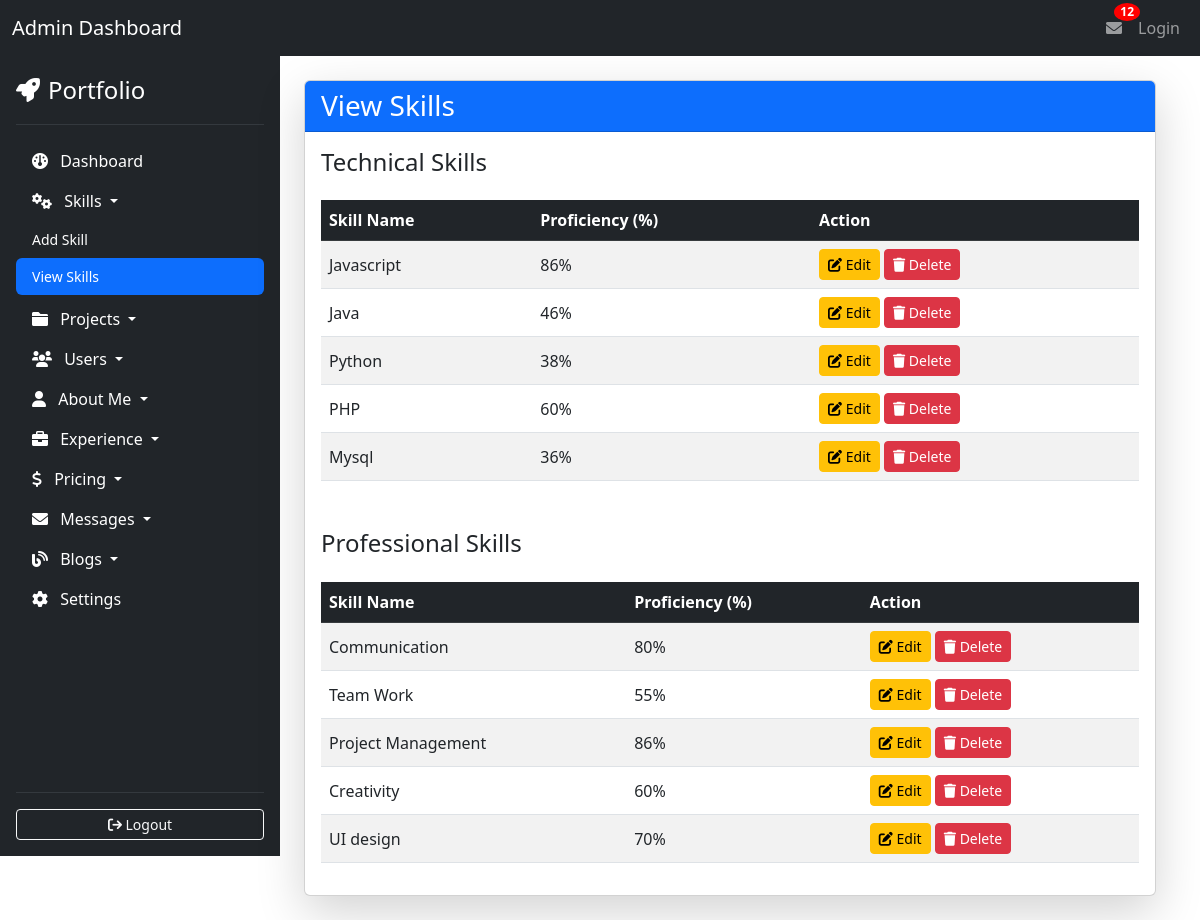
/admin/view_skills.php, run on the app's committed database.
### tables this page shows
CREATE TABLE `technical_skills` (
  `id` int(11) NOT NULL,
  `skill_name` varchar(50) NOT NULL,
  `proficiency` int(11) NOT NULL
);

CREATE TABLE `professional_skills` (
  `id` int(11) NOT NULL,
  `skill_name` varchar(50) NOT NULL,
  `proficiency` int(11) NOT NULL
);

### admin/view_skills.php (the view)
<?php
include 'header.php';
include 'config.php';
?>
<div class="container-fluid">
    <div class="row">
        <?php include('sidebar.php');  ?>
        <div class="col-9 p-4">
            <div class="card shadow-lg">
                <div class="card-header bg-primary text-white">
                    <h3 class="mb-0">View Skills</h3>
                </div>
                <div class="card-body">
                    <h4 class="mb-4">Technical Skills</h4>
                    <table class="table table-striped table-hover align-middle">
                        <thead class="table-dark">
                            <tr>
                                <th>Skill Name</th>
                                <th>Proficiency (%)</th>
                                <th>Action</th>
                            </tr>
                        </thead>
                        <tbody>
                            <?php
                            $techSkillsQuery = "SELECT * FROM technical_skills";
                            $techSkillsResult = $conn->query($techSkillsQuery);
                            if ($techSkillsResult->num_rows > 0) {
                                while ($row = $techSkillsResult->fetch_assoc()) {
                                    echo "
                                    <tr>
                                        <td>{$row['skill_name']}</td>
                                        <td>{$row['proficiency']}%</td>
                                        <td>
                                            <a href='edit_skill.php?type=technical&id={$row['id']}' class='btn btn-warning btn-sm'>
                                                <i class='fa fa-edit'></i> Edit
                                            </a>
                                            <a href='delete_skill.php?type=technical&id={$row['id']}' class='btn btn-danger btn-sm' onclick=\"return confirm('Are you sure you want to delete this skill?');\">
                                                <i class='fa fa-trash'></i> Delete
                                            </a>
                                        </td>
                                    </tr>";
                                }
                            } else {
                                echo "
                                <tr>
                                    <td colspan='3' class='text-center text-muted'>No technical skills found.</td>
                                </tr>";
                            }
                            ?>
                        </tbody>
                    </table>
                    <h4 class="mt-5 mb-4">Professional Skills</h4>
                    <table class="table table-striped table-hover align-middle">
                        <thead class="table-dark">
                            <tr>
                                <th>Skill Name</th>
                                <th>Proficiency (%)</th>
                                <th>Action</th>
                            </tr>
                        </thead>
                        <tbody>
                            <?php
                            $profSkillsQuery = "SELECT * FROM professional_skills";
                            $profSkillsResult = $conn->query($profSkillsQuery);
                            if ($profSkillsResult->num_rows > 0) {
                                while ($row = $profSkillsResult->fetch_assoc()) {
                                    echo "
                                    <tr>
                                        <td>{$row['skill_name']}</td>
                                        <td>{$row['proficiency']}%</td>
                                        <td>
                                            <a href='edit_skill.php?type=professional&id={$row['id']}' class='btn btn-warning btn-sm'>
                                                <i class='fa fa-edit'></i> Edit
                                            </a>
                                            <a href='delete_skill.php?type=professional&id={$row['id']}' class='btn btn-danger btn-sm' onclick=\"return confirm('Are you sure you want to delete this skill?');\">
                                                <i class='fa fa-trash'></i> Delete
                                            </a>
                                        </td>
                                    </tr>";
                                }
                            } else {
                                echo "
                                <tr>
                                    <td colspan='3' class='text-center text-muted'>No professional skills found.</td>
                                </tr>";
                            }
                            ?>
                        </tbody>
                    </table>
                </div>
            </div>
        </div>
    </div>
</div>
<?php include('footer.php'); ?>

### data on the page
technical_skills: skill_name "Javascript", proficiency "86"
technical_skills: skill_name "Java", proficiency "46"
technical_skills: skill_name "Python", proficiency "38"
technical_skills: skill_name "PHP", proficiency "60"
technical_skills: skill_name "Mysql", proficiency "36"
professional_skills: skill_name "Communication", proficiency "80"
professional_skills: skill_name "Team Work", proficiency "55"
professional_skills: skill_name "Project Management", proficiency "86"
professional_skills: skill_name "Creativity", proficiency "60"
professional_skills: skill_name "UI design", proficiency "70"

### other printed values
$unreadCount "12"
